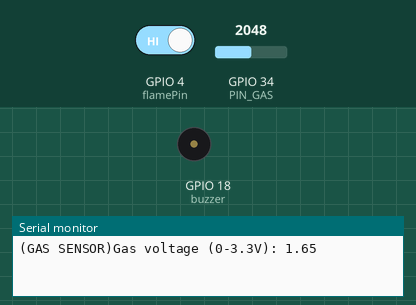
Recording of a sketch running on a simulated ESP32. Parts: buzzer (waves = sounding), the last lines printed to the serial monitor. Inputs (shaded band) come from the test bench; at power-on: GPIO 4 (flamePin) HIGH, GPIO 34 (PIN_GAS) = 2048.

Above: at 0.01 s.
At 1.2 s:
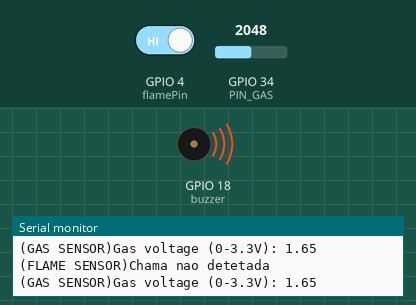
1.3 s: GPIO 4 (flamePin) driven LOW
Timing chart, 0 to 9.3 s (numbered marks = the images above; inputs shaded):
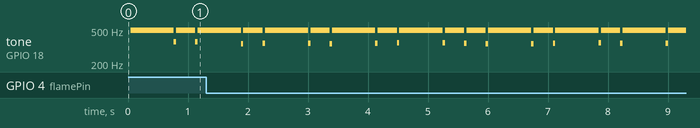

Measured:
- by itself, tone on GPIO 18 (buzzer): plays 346 Hz for 0.04 s, 498 Hz for 0.32 s, 350 Hz for 0.04 s, 498 Hz for 0.72 s, 350 Hz for 0.04 s, 498 Hz for 0.32 s … (28 notes in this stretch)

The sketch:

ESP32_1.ino
```cpp
#include "Arduino.h"


#define VREF_PLUS 3.3
#define VREF_MINUS 0.0
#define ADC_RESOLUTION 4096.0

int analog_value = 0;
float analog_voltage = 0;

//-------------------------------BUZZER-------------------------------
int buzzer = 18;  //set digital IO pin of the buzzer
String buzz_type;
String buzz_val = "0";
String buzz_activ_temp = "0";
//-------------------------------GAS-------------------------------
#define PIN_GAS 34
String gas_type;
String gas_val = "0";
//-------------------------------FLAME SENSOR-------------------------
const int flamePin = 4;
bool StateFlame = LOW; // variable for reading status
String flame_type;
String flame_val="0";
//--------------------------------------------------------------------


void setup() {

  Serial.begin(9600);
  while(!Serial){}

  pinMode(buzzer, OUTPUT);  // set digital IO pin pattern, OUTPUT to be output
  buzz_val = "0";

  gas_val = "0";

  pinMode(flamePin, INPUT);
  flame_val="0";
}

void loop() {
  //-----------------------GAS SENSOR---------------------
  //gas_type="ANALOG_INPUT";
  gas_type = "AI";
  analog_value = analogRead(PIN_GAS);
  analog_voltage = analog_value * (VREF_PLUS - VREF_MINUS)
                     / (ADC_RESOLUTION)
                   + VREF_MINUS;
  Serial.print("(GAS SENSOR)Gas voltage (0-3.3V): ");
  Serial.println(analog_voltage);
  gas_val = String(round(analog_voltage * 30));


  for (int i = 0; i < 80; i++) {     // output a frequency sound
    digitalWrite(buzzer, HIGH);  // sound
    delay(1);                    //delay1ms
    digitalWrite(buzzer, LOW);   //not sound
    delay(1);                    //ms delay
  }
  for (int i = 0; i < 100; i++)  // output a frequency sound
  {
    digitalWrite(buzzer, HIGH);  // sound
    digitalWrite(buzzer, LOW);   //not sound
    delay(2);                    //2ms delay
  }

  //----------------FLAME SENSOR-------------------------------
  flame_type="DIGITAL_INPUT";
  flame_type = "DI";
  StateFlame = digitalRead(flamePin);
  Serial.print("(FLAME SENSOR)");
  if (StateFlame == LOW) {
    flame_val = "1";
    Serial.println("Chama detetada!!!!!");
  } else {
    // turn LED off:
    Serial.println("Chama nao detetada");
    flame_val = "0";
  }
  //--------------------------------------------------------------
}
```
